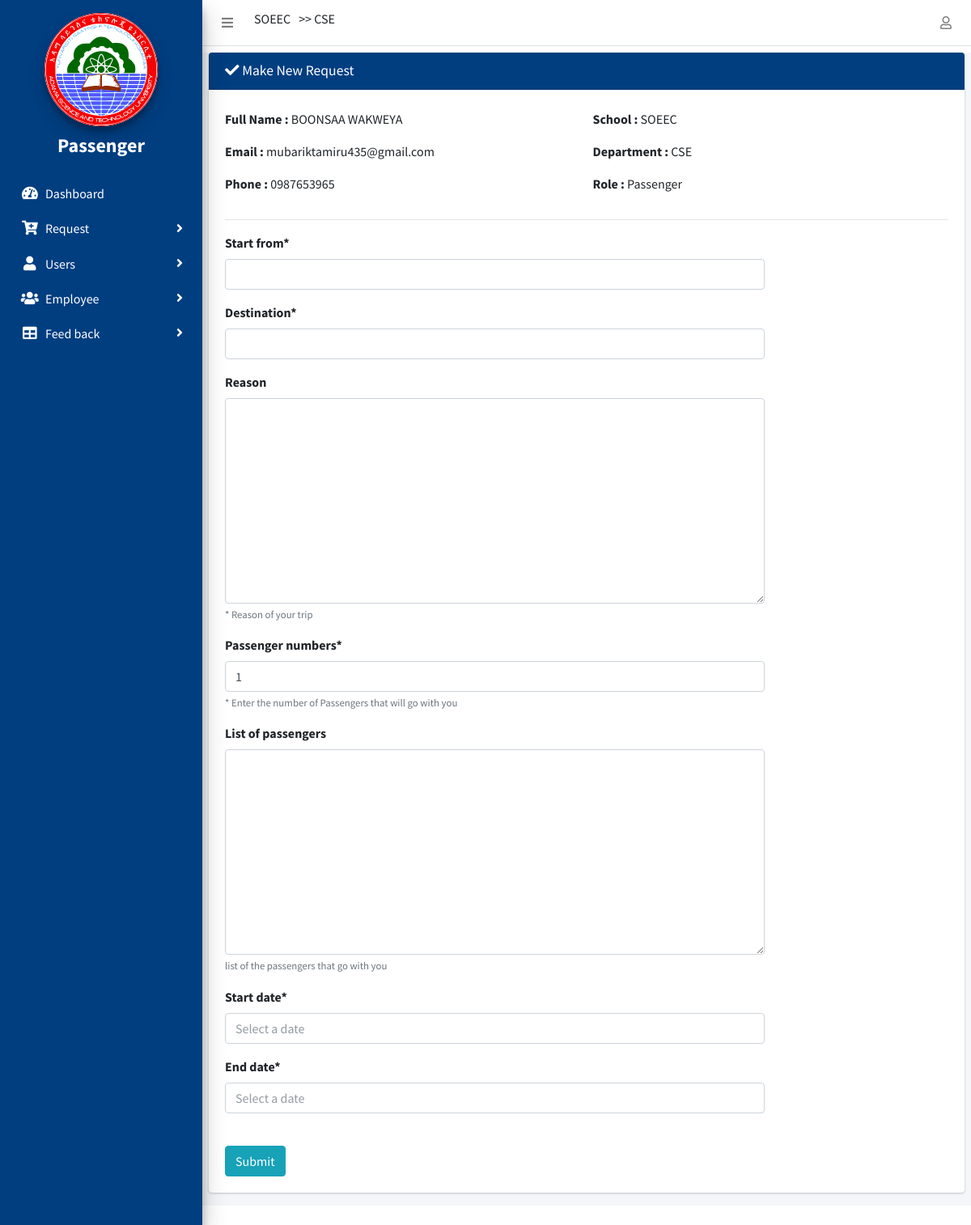
Page /request/make (signed in) on the committed database.
### Trequest/models.py (models this page shows, shortened)
class MyUser(AbstractUser):
    first_name = models.CharField(max_length=100, null=True)
    last_name = models.CharField(max_length=100, null=True)
    email = models.EmailField(null=True, blank=True,unique=True)
    ROLE = (
        ('Passenger', 'Passenger'),
        ('TSHO', 'TSHO'),
        ('Mechanic', 'Mechanic'),
        ('Driver', 'Driver'),
        ('StoreManager', 'Store Manager'),
        ('SchoolDean', 'School Dean'),
        ('DepartmentHead', 'Department Head'),
        ('VicePresident', 'Vice President'),
    )
    phone_regex = RegexValidator(
        regex=r'^\+?1?\d{10,15}$',
        message='Phone number must be entered in the format : 0987654321 or +251987654321 up to 15 digits allowed'
    )
    phone = models.CharField(validators=[phone_regex], max_length=15, blank=True,unique=True)
    school = models.ForeignKey(School, on_delete=models.SET_NULL, blank=True, null=True)
    department = models.ForeignKey(Department, on_delete=models.SET_NULL, blank=True, null=True)
    role = models.CharField(max_length=200, choices=ROLE)
    date_registered = models.DateField(auto_now_add=True)

class School(models.Model):
    name = models.CharField(max_length=100, null=True, blank=True, unique=True)
    def __str__(self):
        return self.name

class Department(models.Model):
    school = models.ForeignKey(School, on_delete=models.CASCADE)
    name = models.CharField(max_length=100, null=True, blank=True, unique=True)
    def __str__(self):
        return self.name

### Trequest/decorators.py (the view)
        def wrapper_func(request,*args,**kwargs):
            myrole = None
            if request.user.role:
                myrole=request.user.role
            if myrole in allowed_roles:
                return view_func(request,*args,**kwargs)
            else:
                return HttpResponse('you are not allowed to this page')

### Trequest/forms.py
class MakeRequestForm(forms.ModelForm):
    class Meta:
        model = TransportRequest
        exclude = ('passenger',)
        widgets = {
            'start_date': forms.DateInput(format=('%m/%d/%Y'),
                                          attrs={'class': 'date', 'placeholder': 'Select a date',}),
            'end_date': forms.DateInput(format=('%m/%d/%Y'),
                                        attrs={'class': 'date', 'placeholder': 'Select a date',}),
            'status': forms.TextInput(attrs={'type': 'hidden'}),
            'status2': forms.TextInput(attrs={'type': 'hidden'}),
            'status3': forms.TextInput(attrs={'type': 'hidden'}),
            'is_expired': forms.TextInput(attrs={'type': 'hidden'}),
        }
        help_texts = {
            'passenger_numbers': "* Enter the number of Passengers that will go with you",
            'reason': "* Reason of your trip",
            'list_of_passengers': 'list of the passengers that go with you'
        }

### Trequest/templates/Trequest/make_request.html (shortened to what this page needs)
{% extends 'Trequest/base.html' %}
{% load static%}
{% block content %}
{% load crispy_forms_tags %}
<div class="content-wrapper mt-2">
    <section class="content">
      <div class="row">
        <div class="col-md-12 ">
          <div class="card">
            <div class="card-header mb-1" style="background:#003e80;color:#fff">
                <h3 class="card-title"><i class="fa  fa-check"></i> Make New Request</h3>
          </div>
           <div class="card-body">
            <div class="row">
              <div class="col-md-6">
               <p> <b>Full Name :</b> {{user.get_full_name}}</p>
                <p> <b>Email :</b> {{user.email}}</p>
                 <p> <b>Phone :</b> {{user.phone}}</p>
              </div>
              <div class="col-md-6">
                <p> <b>School :</b> {{user.school}}</p>
                <p> <b>Department :</b> {{user.department}}</p>
                 <p> <b>Role :</b> {{user.role}}</p>
              </div>
            </div>
            <hr>
            <div class="row">
              <div class=" col-md-9">
                <form class="" action="" method="POST">
                    {{form|crispy}}<br>
                    <button class="our-btn btn btn-info " type="Submit">Submit</button>
                </form>
             </div>
            </div>
          </div>
          </div>
        </div>
      </div>
    </section>
  </div>
  <link rel="stylesheet" type="text/css" href="https://cdnjs.cloudflare.com/ajax/libs/bootstrap-datepicker/1.9.0/css/bootstrap-datepicker.css">
{% endblock content %}

### Trequest/templates/Trequest/base.html (shortened to what this page needs)
{% load static %}
<!DOCTYPE html>
<html>
  <head>
    <link rel="stylesheet" href="{% static 'css/style.css' %}" />
    <link
      rel="stylesheet"
      href="{% static 'plugins/fontawesome-free/css/all.min.css' %}"
    />
    <link
      rel="stylesheet"
      href=" https://code.ionicframework.com/ionicons/2.0.1/css/ionicons.min.css"
    />
    <link
      rel="stylesheet"
      href="{% static 'plugins/tempusdominus-bootstrap-4/css/tempusdominus-bootstrap-4.min.css' %}"
    />
    <link
      rel="stylesheet"
      href="{% static 'plugins/icheck-bootstrap/icheck-bootstrap.min.css' %}"
    />
    <link
      rel="stylesheet"
      href="{% static 'plugins/jqvmap/jqvmap.min.css' %}"
    />
    <link rel="stylesheet" href="{% static 'dist/css/adminlte.min.css' %}" />
    <link
      rel="stylesheet"
      href="{% static 'plugins/overlayScrollbars/css/OverlayScrollbars.min.css' %}"
    />
    <link
      rel="stylesheet"
      href="{% static 'plugins/daterangepicker/daterangepicker.css' %}"
    />
    <link
      rel="stylesheet"
      href="{% static 'plugins/summernote/summernote-bs4.css' %}"
    />
    <link
      rel="stylesheet"
      href="{% static 'plugins/datatables-bs4/css/dataTables.bootstrap4.css' %}"
    />
  </head>
  <body class="hold-transition sidebar-mini layout-fixed">
    <div class="wrapper">
      <nav class="main-header navbar navbar-expand navbar-white navbar-light">
        <ul class="navbar-nav">
          <li class="nav-item">
            <a class="nav-link" data-widget="pushmenu" href="#"
              ><i class="fas fa-bars"></i
            ></a>
          </li>
        </ul>
        {% if request.user.school %}
        <h6 style="margin-left: 10px">{{request.user.school}}</h6>
        {% endif %} {% if request.user.department %}
        <h6 style="margin-left: 10px"> >> {{request.user.department}}</h6>
        {% endif %}
        <ul class="navbar-nav ml-auto">
          <li class="nav-item dropdown">
            <a class="nav-link" data-toggle="dropdown" href="#"
              ><i class="far fa-user"></i
            ></a>
          </li>
        </ul>
      </nav>
      <aside class="main-sidebar elevation-4" style="background: #003e80; color: white">
        <div class="sidebar" style="color: white">
          <div class="user-panel mt-3 pb-3 mb-3s">
            <a href="{% url 'index' %}">
              <div style="text-align: center">
                <img
                  src="{% static 'dist/img/astu_logo.svg' %}"
                  alt="Astu Logo"
                  style="width: 60%; height: auto; background: white"
                  class="brand-image img-circle elevation-3"
                />
                <h5 style="margin-top: 10px; color: white; font-size: 2vw">
                  <strong>{{request.user.role}}</strong>
                </h5>
              </div>
            </a>
          </div>
          <nav>
            <ul
              class="nav nav-pills nav-sidebar flex-column"
              data-widget="treeview"
              role="menu"
              data-accordion="false"
            >
              <li class="nav-item has-treeview menu-open">
                <a href="{% url 'index' %}" class="list nav-link">
                  <i class="side nav-icon fas fa-tachometer-alt"></i>
                  <p style="color: white">Dashboard</p>
                </a>
              </li>
              <li class="nav-item has-treeview">
                <a href="#" class="list nav-link">
                  <i class="side nav-icon fa fa-cart-plus"></i>
                  <p style="color: white">
                    Request
                    <i class="fas fa-angle-right right"></i>
                  </p>
                </a>
              </li>
              <li class="nav-item has-treeview">
                <a href="#" class="list nav-link">
                  <i class="side nav-icon fas fa-user"></i>
                  <p style="color: white">
                    Users
                    <i class="fas fa-angle-right right"></i>
                  </p>
                </a>
                 </li>
              <li class="nav-item has-treeview">
                <a href="#" class="list nav-link">
                  <i class="side nav-icon fas fa-users"></i>
                  <p style="color: white">
                    Employee
                    <i class="fas fa-angle-right right"></i>
                  </p>
                </a>
              </li>
              <li class="nav-item has-treeview">
                <a href="#" class="list nav-link">
                  <i class="side nav-icon fas fa-table"></i>
                  <p style="color: white">
                    Feed back
                    <i class="fas fa-angle-right right"></i>
                  </p>
                </a>
              </li>
            </ul>
          </nav>
        </div>
      </aside>
      {% block content %} {% endblock content %} {% include
    </div>
  </body>
</html>

### Trequest/templates/Trequest/base.html (style rules this page uses)
.side { color: white; }

### rows in the picture
MyUser: user.school "SOEEC", user.department "CSE", user.role "Passenger", get_full_name "BOONSAA WAKWEYA", email "mubariktamiru435@gmail.com", phone "0987653965", school "SOEEC", department "CSE", role "Passenger"
